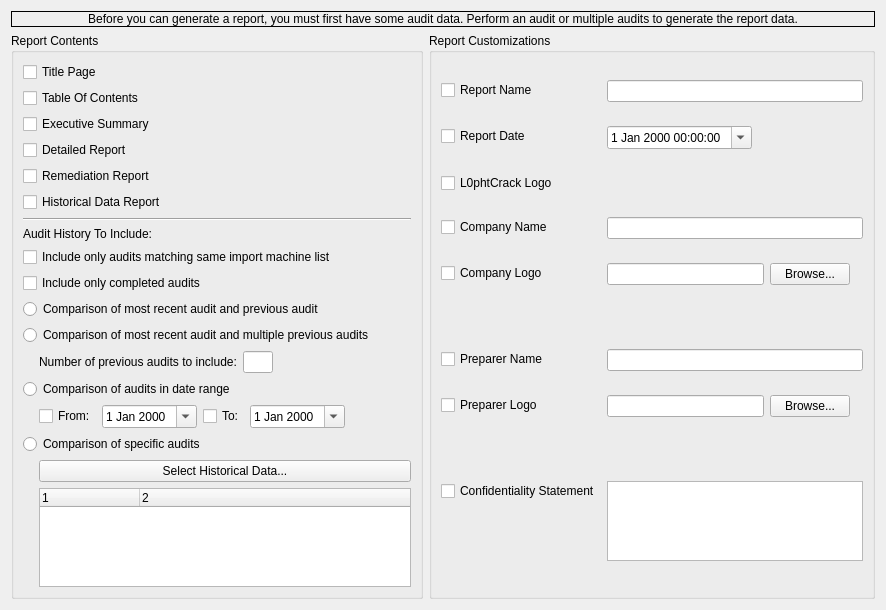
<?xml version="1.0" encoding="UTF-8"?>
<ui version="4.0">
 <class>ReportsConfig</class>
 <widget class="QWidget" name="ReportsConfig">
  <property name="geometry">
   <rect>
    <x>0</x>
    <y>0</y>
    <width>886</width>
    <height>610</height>
   </rect>
  </property>
  <property name="maximumSize">
   <size>
    <width>16777215</width>
    <height>16777215</height>
   </size>
  </property>
  <property name="windowTitle">
   <string>Form</string>
  </property>
  <layout class="QGridLayout" name="gridLayout">
   <item row="2" column="0">
    <spacer name="verticalSpacer_2">
     <property name="orientation">
      <enum>Qt::Vertical</enum>
     </property>
     <property name="sizeHint" stdset="0">
      <size>
       <width>20</width>
       <height>40</height>
      </size>
     </property>
    </spacer>
   </item>
   <item row="1" column="0">
    <layout class="QHBoxLayout" name="horizontalLayout">
     <item>
      <widget class="QGroupBox" name="groupBox_2">
       <property name="title">
        <string>Report Contents</string>
       </property>
       <layout class="QGridLayout" name="gridLayout_2">
        <item row="0" column="0">
         <layout class="QVBoxLayout" name="verticalLayout_2">
          <item>
           <widget class="QCheckBox" name="TitlePageCheckbox">
            <property name="text">
             <string>Title Page</string>
            </property>
           </widget>
          </item>
          <item>
           <widget class="QCheckBox" name="TableOfContentsCheckbox">
            <property name="text">
             <string>Table Of Contents</string>
            </property>
           </widget>
          </item>
          <item>
           <widget class="QCheckBox" name="ExecutiveSummaryCheckbox">
            <property name="text">
             <string>Executive Summary</string>
            </property>
           </widget>
          </item>
          <item>
           <widget class="QCheckBox" name="DetailedReportCheckbox">
            <property name="text">
             <string>Detailed Report</string>
            </property>
           </widget>
          </item>
          <item>
           <widget class="QCheckBox" name="RemediationReportCheckbox">
            <property name="text">
             <string>Remediation Report</string>
            </property>
           </widget>
          </item>
          <item>
           <widget class="QCheckBox" name="HistoricalDataReportCheckbox">
            <property name="text">
             <string>Historical Data Report</string>
            </property>
           </widget>
          </item>
          <item>
           <widget class="Line" name="line">
            <property name="orientation">
             <enum>Qt::Horizontal</enum>
            </property>
           </widget>
          </item>
          <item>
           <widget class="QLabel" name="label_2">
            <property name="text">
             <string>Audit History To Include:</string>
            </property>
           </widget>
          </item>
          <item>
           <layout class="QVBoxLayout" name="verticalLayout_6">
            <property name="leftMargin">
             <number>0</number>
            </property>
            <item>
             <widget class="QCheckBox" name="IncludeOnlyMatchingCheckbox">
              <property name="text">
               <string>Include only audits matching same import machine list</string>
              </property>
             </widget>
            </item>
            <item>
             <widget class="QCheckBox" name="IncludeOnlyCompletedCheckbox">
              <property name="text">
               <string>Include only completed audits</string>
              </property>
             </widget>
            </item>
           </layout>
          </item>
          <item>
           <widget class="QRadioButton" name="LastAuditRadio">
            <property name="text">
             <string>Comparison of most recent audit and previous audit</string>
            </property>
           </widget>
          </item>
          <item>
           <widget class="QRadioButton" name="PreviousAuditsRadio">
            <property name="text">
             <string>Comparison of most recent audit and multiple previous audits</string>
            </property>
           </widget>
          </item>
          <item>
           <layout class="QHBoxLayout" name="horizontalLayout_4">
            <property name="leftMargin">
             <number>16</number>
            </property>
            <item>
             <widget class="QLabel" name="label_5">
              <property name="text">
               <string>Number of previous audits to include:</string>
              </property>
             </widget>
            </item>
            <item>
             <widget class="QLineEdit" name="NumberOfPreviousEdit">
              <property name="maximumSize">
               <size>
                <width>30</width>
                <height>16777215</height>
               </size>
              </property>
              <property name="inputMask">
               <string/>
              </property>
             </widget>
            </item>
            <item>
             <spacer name="horizontalSpacer_3">
              <property name="orientation">
               <enum>Qt::Horizontal</enum>
              </property>
              <property name="sizeHint" stdset="0">
               <size>
                <width>40</width>
                <height>20</height>
               </size>
              </property>
             </spacer>
            </item>
           </layout>
          </item>
          <item>
           <widget class="QRadioButton" name="ReportsInDateRangeRadio">
            <property name="text">
             <string>Comparison of audits in date range</string>
            </property>
           </widget>
          </item>
          <item>
           <layout class="QHBoxLayout" name="horizontalLayout_5">
            <property name="leftMargin">
             <number>16</number>
            </property>
            <item>
             <widget class="QCheckBox" name="FromCheckbox">
              <property name="text">
               <string>From:</string>
              </property>
             </widget>
            </item>
            <item>
             <widget class="QDateEdit" name="FromDate">
              <property name="calendarPopup">
               <bool>true</bool>
              </property>
             </widget>
            </item>
            <item>
             <widget class="QCheckBox" name="ToCheckbox">
              <property name="text">
               <string>To:</string>
              </property>
             </widget>
            </item>
            <item>
             <widget class="QDateEdit" name="ToDate">
              <property name="calendarPopup">
               <bool>true</bool>
              </property>
             </widget>
            </item>
            <item>
             <spacer name="horizontalSpacer_4">
              <property name="orientation">
               <enum>Qt::Horizontal</enum>
              </property>
              <property name="sizeHint" stdset="0">
               <size>
                <width>40</width>
                <height>20</height>
               </size>
              </property>
             </spacer>
            </item>
           </layout>
          </item>
          <item>
           <widget class="QRadioButton" name="SpecificReportsRadio">
            <property name="text">
             <string>Comparison of specific audits</string>
            </property>
           </widget>
          </item>
          <item>
           <layout class="QVBoxLayout" name="verticalLayout_7">
            <property name="leftMargin">
             <number>16</number>
            </property>
            <item>
             <widget class="QPushButton" name="SelectHistoricalDataButton">
              <property name="text">
               <string>Select Historical Data...</string>
              </property>
             </widget>
            </item>
            <item>
             <widget class="QTreeWidget" name="HistoricalDataTree">
              <property name="rootIsDecorated">
               <bool>false</bool>
              </property>
              <property name="uniformRowHeights">
               <bool>true</bool>
              </property>
              <property name="columnCount">
               <number>2</number>
              </property>
              <attribute name="headerStretchLastSection">
               <bool>true</bool>
              </attribute>
              <column>
               <property name="text">
                <string notr="true">1</string>
               </property>
              </column>
              <column>
               <property name="text">
                <string notr="true">2</string>
               </property>
              </column>
             </widget>
            </item>
           </layout>
          </item>
         </layout>
        </item>
       </layout>
      </widget>
     </item>
     <item>
      <layout class="QVBoxLayout" name="verticalLayout_3" stretch="0">
       <item>
        <widget class="QGroupBox" name="groupBox">
         <property name="sizePolicy">
          <sizepolicy hsizetype="Expanding" vsizetype="Expanding">
           <horstretch>0</horstretch>
           <verstretch>0</verstretch>
          </sizepolicy>
         </property>
         <property name="title">
          <string>Report Customizations</string>
         </property>
         <layout class="QFormLayout" name="formLayout_2">
          <property name="fieldGrowthPolicy">
           <enum>QFormLayout::AllNonFixedFieldsGrow</enum>
          </property>
          <item row="2" column="0">
           <widget class="QCheckBox" name="ReportNameCheckbox">
            <property name="text">
             <string>Report Name</string>
            </property>
           </widget>
          </item>
          <item row="2" column="1">
           <widget class="QLineEdit" name="ReportNameEdit">
            <property name="text">
             <string/>
            </property>
            <property name="placeholderText">
             <string/>
            </property>
           </widget>
          </item>
          <item row="3" column="0">
           <widget class="QCheckBox" name="ReportDateCheckbox">
            <property name="text">
             <string>Report Date</string>
            </property>
           </widget>
          </item>
          <item row="3" column="1">
           <widget class="QDateTimeEdit" name="ReportDateEdit">
            <property name="sizePolicy">
             <sizepolicy hsizetype="Fixed" vsizetype="Fixed">
              <horstretch>0</horstretch>
              <verstretch>0</verstretch>
             </sizepolicy>
            </property>
            <property name="calendarPopup">
             <bool>true</bool>
            </property>
           </widget>
          </item>
          <item row="4" column="0">
           <widget class="QCheckBox" name="L0phtCrackLogoCheckbox">
            <property name="text">
             <string>L0phtCrack Logo</string>
            </property>
           </widget>
          </item>
          <item row="5" column="0">
           <widget class="QCheckBox" name="CompanyNameCheckbox">
            <property name="text">
             <string>Company Name</string>
            </property>
           </widget>
          </item>
          <item row="5" column="1">
           <widget class="QLineEdit" name="CompanyNameEdit"/>
          </item>
          <item row="6" column="0">
           <widget class="QCheckBox" name="CompanyLogoCheckbox">
            <property name="text">
             <string>Company Logo</string>
            </property>
           </widget>
          </item>
          <item row="6" column="1">
           <layout class="QHBoxLayout" name="horizontalLayout_3">
            <item>
             <layout class="QVBoxLayout" name="verticalLayout">
              <item>
               <layout class="QHBoxLayout" name="horizontalLayout_6">
                <item>
                 <widget class="QLineEdit" name="CompanyLogoPath"/>
                </item>
                <item>
                 <widget class="QPushButton" name="BrowseCompanyLogoButton">
                  <property name="text">
                   <string>Browse...</string>
                  </property>
                 </widget>
                </item>
               </layout>
              </item>
              <item>
               <spacer name="verticalSpacer">
                <property name="orientation">
                 <enum>Qt::Vertical</enum>
                </property>
                <property name="sizeHint" stdset="0">
                 <size>
                  <width>20</width>
                  <height>40</height>
                 </size>
                </property>
               </spacer>
              </item>
             </layout>
            </item>
            <item>
             <widget class="QLabel" name="label_4">
              <property name="text">
               <string/>
              </property>
              <property name="pixmap">
               <pixmap resource="lc7reports.qrc">:/lc7/unspecified.png</pixmap>
              </property>
             </widget>
            </item>
           </layout>
          </item>
          <item row="12" column="0">
           <widget class="QCheckBox" name="PreparerNameCheckbox">
            <property name="text">
             <string>Preparer Name</string>
            </property>
           </widget>
          </item>
          <item row="12" column="1">
           <widget class="QLineEdit" name="PreparerNameEdit"/>
          </item>
          <item row="13" column="0">
           <widget class="QCheckBox" name="PreparerLogoCheckbox">
            <property name="text">
             <string>Preparer Logo</string>
            </property>
           </widget>
          </item>
          <item row="13" column="1">
           <layout class="QHBoxLayout" name="horizontalLayout_2">
            <item>
             <layout class="QVBoxLayout" name="verticalLayout_5">
              <item>
               <layout class="QHBoxLayout" name="horizontalLayout_7">
                <item>
                 <widget class="QLineEdit" name="PreparerLogoPath"/>
                </item>
                <item>
                 <widget class="QPushButton" name="BrowsePreparerLogoButton">
                  <property name="sizePolicy">
                   <sizepolicy hsizetype="Fixed" vsizetype="Fixed">
                    <horstretch>0</horstretch>
                    <verstretch>0</verstretch>
                   </sizepolicy>
                  </property>
                  <property name="text">
                   <string>Browse...</string>
                  </property>
                 </widget>
                </item>
               </layout>
              </item>
              <item>
               <spacer name="verticalSpacer_3">
                <property name="orientation">
                 <enum>Qt::Vertical</enum>
                </property>
                <property name="sizeHint" stdset="0">
                 <size>
                  <width>20</width>
                  <height>40</height>
                 </size>
                </property>
               </spacer>
              </item>
             </layout>
            </item>
            <item>
             <widget class="QLabel" name="label_3">
              <property name="sizePolicy">
               <sizepolicy hsizetype="Fixed" vsizetype="Fixed">
                <horstretch>0</horstretch>
                <verstretch>0</verstretch>
               </sizepolicy>
              </property>
              <property name="text">
               <string/>
              </property>
              <property name="pixmap">
               <pixmap resource="lc7reports.qrc">:/lc7/unspecified.png</pixmap>
              </property>
             </widget>
            </item>
           </layout>
          </item>
          <item row="14" column="0">
           <widget class="QCheckBox" name="ConfidentialityStatementCheckbox">
            <property name="text">
             <string>Confidentiality Statement</string>
            </property>
           </widget>
          </item>
          <item row="14" column="1">
           <widget class="QTextEdit" name="ConfidentialityStatementEdit">
            <property name="maximumSize">
             <size>
              <width>16777215</width>
              <height>80</height>
             </size>
            </property>
           </widget>
          </item>
         </layout>
         <zorder>ConfidentialityStatementCheckbox</zorder>
         <zorder>ConfidentialityStatementEdit</zorder>
         <zorder>CompanyNameCheckbox</zorder>
         <zorder>CompanyNameEdit</zorder>
         <zorder>CompanyLogoCheckbox</zorder>
         <zorder>ReportNameCheckbox</zorder>
         <zorder>ReportDateCheckbox</zorder>
         <zorder>ReportNameEdit</zorder>
         <zorder>ReportDateEdit</zorder>
         <zorder>PreparerNameCheckbox</zorder>
         <zorder>L0phtCrackLogoCheckbox</zorder>
         <zorder>PreparerLogoCheckbox</zorder>
         <zorder>PreparerNameEdit</zorder>
        </widget>
       </item>
      </layout>
     </item>
    </layout>
   </item>
   <item row="0" column="0">
    <widget class="QLabel" name="NoDataLabel">
     <property name="sizePolicy">
      <sizepolicy hsizetype="Expanding" vsizetype="Expanding">
       <horstretch>0</horstretch>
       <verstretch>0</verstretch>
      </sizepolicy>
     </property>
     <property name="styleSheet">
      <string notr="true"/>
     </property>
     <property name="frameShape">
      <enum>QFrame::Box</enum>
     </property>
     <property name="text">
      <string>Before you can generate a report, you must first have some audit data. Perform an audit or multiple audits to generate the report data.</string>
     </property>
     <property name="alignment">
      <set>Qt::AlignCenter</set>
     </property>
    </widget>
   </item>
  </layout>
 </widget>
 <resources>
  <include location="lc7reports.qrc"/>
 </resources>
 <connections/>
</ui>
